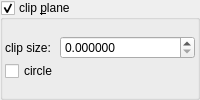
    <widget class="MyGroupBox" name="groupCheck_transf_function_enabledT_false">
     <property name="title">
      <string>clip &amp;plane</string>
     </property>
     <property name="checkable">
      <bool>true</bool>
     </property>
     <layout class="QVBoxLayout" name="verticalLayout_10" stretch="0">
      <property name="spacing">
       <number>2</number>
      </property>
      <property name="leftMargin">
       <number>2</number>
      </property>
      <property name="topMargin">
       <number>2</number>
      </property>
      <property name="rightMargin">
       <number>2</number>
      </property>
      <property name="bottomMargin">
       <number>2</number>
      </property>
      <item>
       <layout class="QGridLayout" name="gridLayout_11" columnstretch="0,1">
        <property name="spacing">
         <number>2</number>
        </property>
        <item row="1" column="1">
         <widget class="MyDoubleSpinBox" name="spinbox_transf_offset_4">
          <property name="sizePolicy">
           <sizepolicy hsizetype="Minimum" vsizetype="Maximum">
            <horstretch>0</horstretch>
            <verstretch>0</verstretch>
           </sizepolicy>
          </property>
          <property name="prefix">
           <string/>
          </property>
          <property name="suffix">
           <string/>
          </property>
          <property name="decimals">
           <number>6</number>
          </property>
          <property name="minimum">
           <double>0.000000000000000</double>
          </property>
          <property name="maximum">
           <double>99.998999999999995</double>
          </property>
          <property name="singleStep">
           <double>0.010000000000000</double>
          </property>
         </widget>
        </item>
        <item row="2" column="0">
         <widget class="MyCheckBox" name="checkBox_transf_function_enabledS_false">
          <property name="text">
           <string notr="true">circle</string>
          </property>
         </widget>
        </item>
        <item row="1" column="0">
         <widget class="QLabel" name="label_41">
          <property name="text">
           <string notr="true">clip size:</string>
          </property>
         </widget>
        </item>
       </layout>
      </item>
     </layout>
    </widget>
